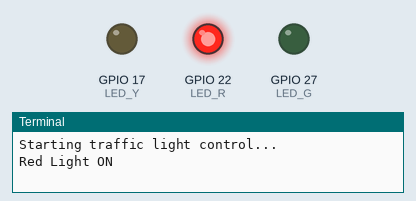
Recording of a program running on a simulated Raspberry Pi (BCM pin numbers). Shown: output pins drawn as LEDs (lit = HIGH), the last lines printed to the terminal. Sound played through the audio output is not drawn and takes no time; speech is not drawn; the words are listed on the console.

Above: at 2.5 s.
At 7.5 s:
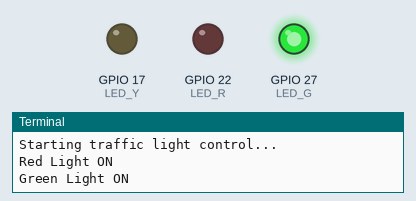
At 11.0 s:
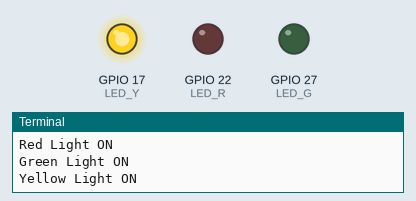
Timing chart, 0 to 15.6 s (numbered marks = the images above):
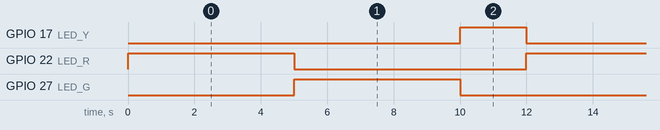

Measured:
- by itself, GPIO 17 (LED_Y): alternates HIGH for 2.0 s and LOW for 10.0 s
- by itself, GPIO 22 (LED_R), GPIO 27 (LED_G): alternates HIGH for 5.0 s and LOW for 7.0 s
- by itself, everything shown: repeats every 12.0 s, in 3 steps

The program:

light1.py
```python
'''
RGB LED Traffic Light Control
점등 상황 사운드로 안내
'''

import time
import RPi.GPIO as GPIO
from playsound import playsound
from gtts import gTTS
import os

LED_R = 22
LED_G = 27
LED_Y = 17

GPIO.setmode(GPIO.BCM)
GPIO.setup(LED_R, GPIO.OUT)
GPIO.setup(LED_G, GPIO.OUT)
GPIO.setup(LED_Y, GPIO.OUT)

def traffic_light_cycle():
    try:
        while True:
            # Red light
            GPIO.output(LED_R, GPIO.HIGH)
            GPIO.output(LED_G, GPIO.LOW)
            GPIO.output(LED_Y, GPIO.LOW)
            print("Red Light ON")
            playsound('red.mp3')
            time.sleep(5)  # Red light duration

            # Green light
            GPIO.output(LED_R, GPIO.LOW)
            GPIO.output(LED_G, GPIO.HIGH)
            GPIO.output(LED_Y, GPIO.LOW)
            print("Green Light ON")
            playsound('green.mp3')
            time.sleep(5)  # Green light duration

            # Yellow light
            GPIO.output(LED_R, GPIO.LOW)
            GPIO.output(LED_G, GPIO.LOW)
            GPIO.output(LED_Y, GPIO.HIGH)
            print("Yellow Light ON")
            playsound('yellow.mp3')
            time.sleep(2)  # Yellow light duration

    except KeyboardInterrupt:
        print("Traffic light control stopped.")
    finally:
        GPIO.cleanup()
        os.remove("red.mp3")
        os.remove("green.mp3")
        os.remove("yellow.mp3")

if __name__ == "__main__":
    # gTTS를 이용하여 음성 파일을 생성한다.
    text = "신호등이 작동합니다."
    text = "빨간불입니다. 건너지 마십시요."
    tts = gTTS(text=text, lang='ko')  # 한국어 설정
    tts.save("red.mp3")
    text = "초록불입니다. 신속히 건너십시요."
    tts = gTTS(text=text, lang='ko')  # 한국어 설정
    tts.save("green.mp3")
    text = "노란불입니다. 진입하지 마십시요."
    tts = gTTS(text=text, lang='ko')  # 한국어 설정
    tts.save("yellow.mp3")

    print("Starting traffic light control...")
    traffic_light_cycle()
    print("Traffic light control finished.")
```
